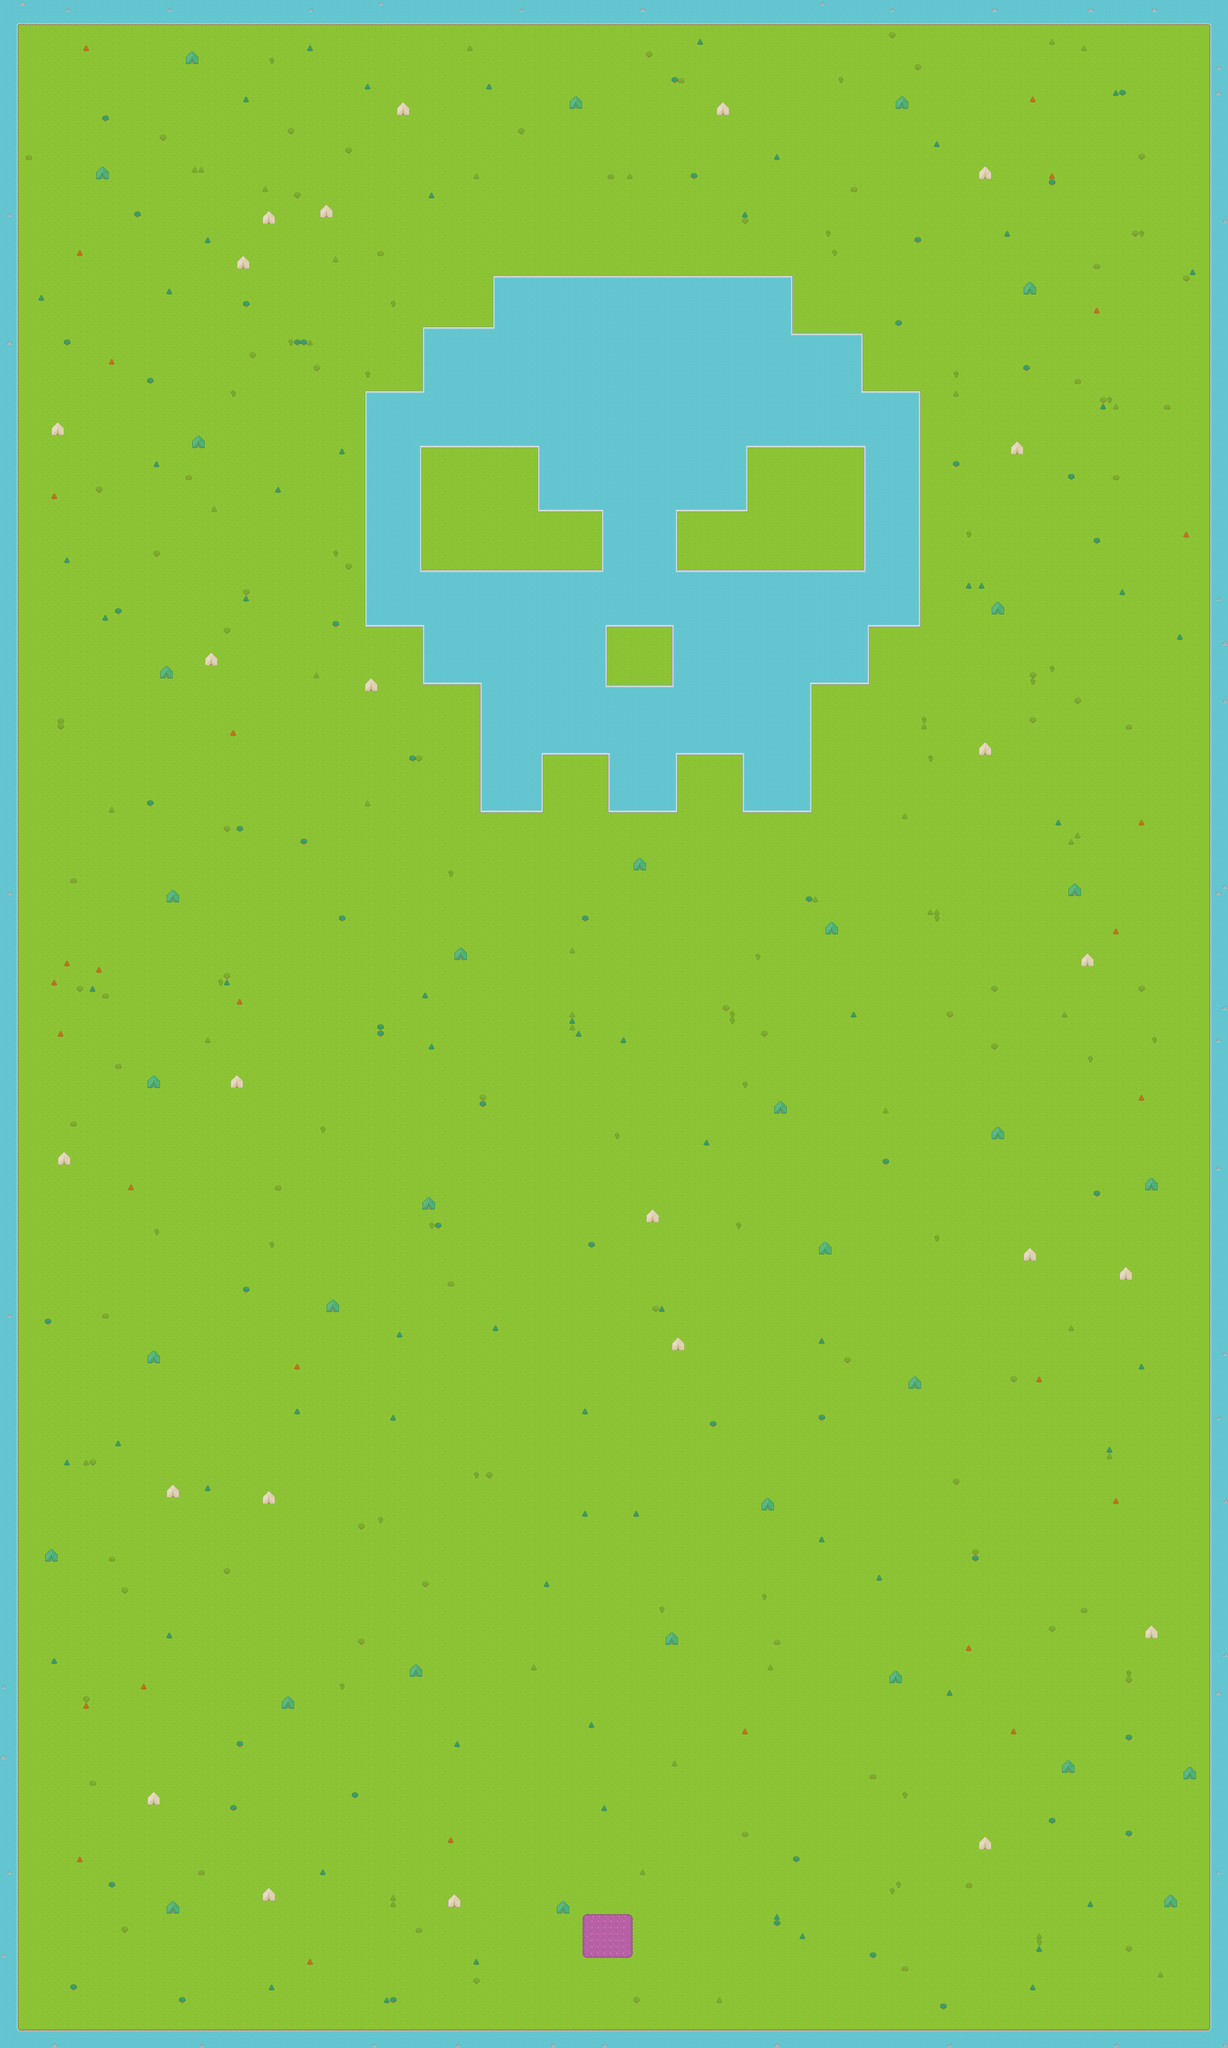

Tiled map render using the project's own tile images. Description and the map definition, with tile-layer contents summarised, below:
An orthogonal 192x320 tile map with 16x16 px tiles, 2 tile layers (Layer 0 (Island), Layer 1 (Collision Objects)).

<map version="1.0" orientation="orthogonal" renderorder="right-down" width="192" height="320" tilewidth="16" tileheight="16" nextobjectid="1">
 <tileset firstgid="1" name="roguelikeSheet_transparent" tilewidth="16" tileheight="16" spacing="1" tilecount="1767" columns="57">
  <image source="roguelike-pack/Spritesheet/roguelikeSheet_transparent.png" width="968" height="526" />
  <terraintypes>
   <terrain name="Lake" tile="-1" />
  </terraintypes>
  <tile id="2" terrain=",,,0" />
  <tile id="3" terrain=",,0,0" />
  <tile id="4" terrain=",,0," />
  <tile id="59" terrain=",0,,0" />
  <tile id="60" terrain="0,0,0,0" />
  <tile id="61" terrain="0,,0," />
  <tile id="116" terrain=",0,," />
  <tile id="117" terrain="0,0,," />
  <tile id="118" terrain="0,,," />
 </tileset>
 <layer name="Layer 0 (Island)" width="192" height="320">
  <data>[61440 cells, 61438 non-empty, 17 distinct tile ids]</data>
 </layer>
 <layer name="Layer 1 (Collision Objects)" width="192" height="320">
  <data>[61440 cells, 3806 non-empty, 53 distinct tile ids]</data>
 </layer>
</map>
